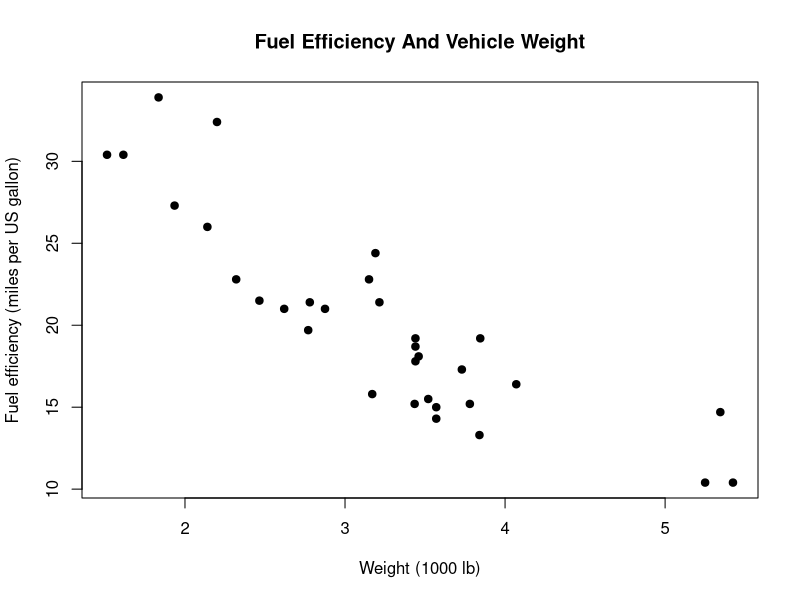
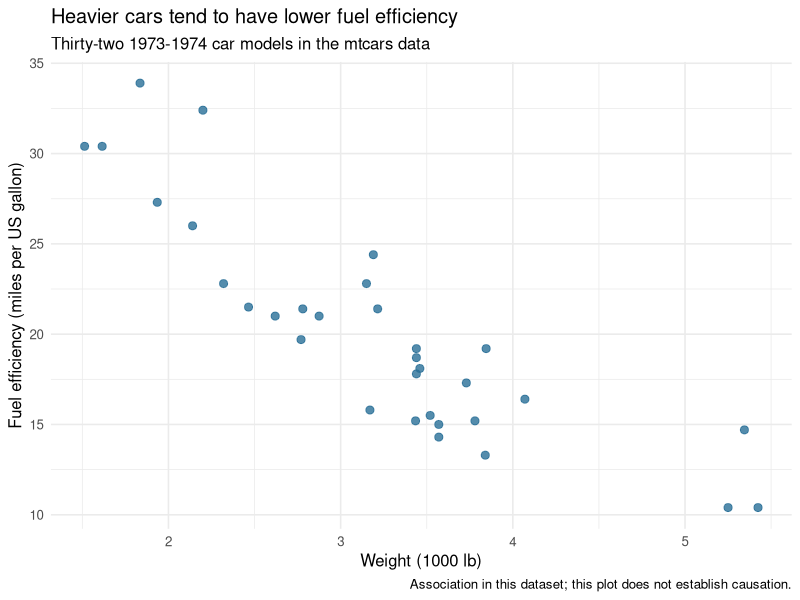
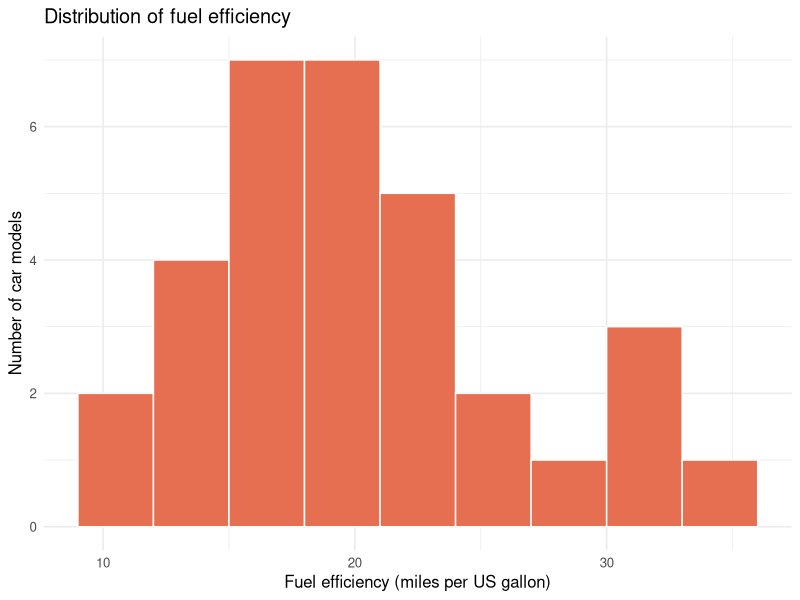
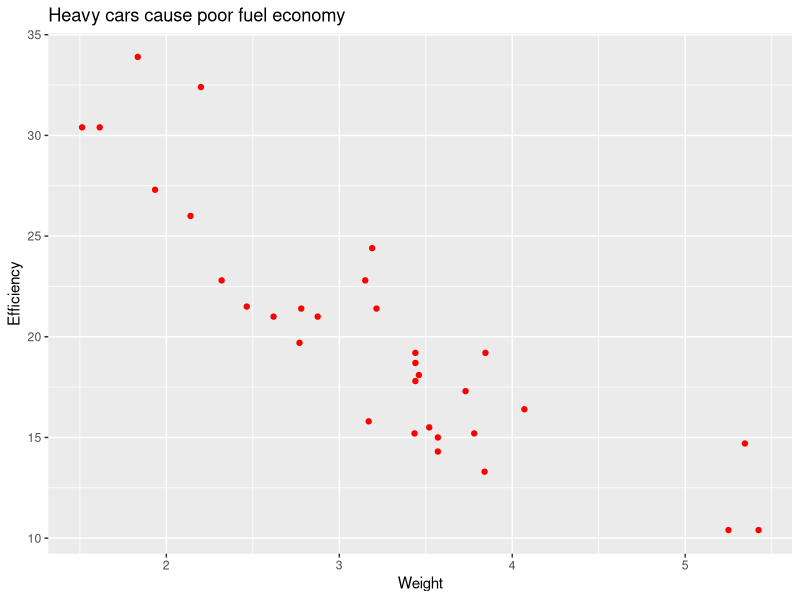

Reproduce these figures in R, in order.
## ---- chunk 1
#| label: w06-setup
required_paths <- c("week06-r-basics.R", "week06-ggplot-checks.R")
## ---- chunk 2
#| label: w06-author-paths
#| include: false
required_paths <- ifelse(startsWith(required_paths, "data/"), required_paths,
                         file.path("downloads", required_paths))
## ---- chunk 3
#| label: w06-setup-check
#| output: false
missing_paths <- required_paths[!file.exists(required_paths)]
if (length(missing_paths) == 0) {
  cat("Setup OK\n")
} else {
  cat("Missing from the current folder:\n", paste(missing_paths, collapse = "\n"), "\n", sep = "")
}
## ---- chunk 4
#| label: w06-reference-1
# MATH 346 - possible worked solution
# Compare only after attempting the starter; other correct implementations are possible.

# MATH 346 - Week 6
# First R objects, vectors, data frames, and explicit checks

cars <- mtcars
cars$car <- rownames(mtcars)
rownames(cars) <- NULL

cat("Object class:", class(cars), "\n")
cat("Rows:", nrow(cars), "Columns:", ncol(cars), "\n")
print(names(cars))

mpg <- cars$mpg
weight <- cars$wt

summary_values <- data.frame(
  quantity = c(
    "number of cars",
    "missing mpg values",
    "mean mpg",
    "median weight (1000 lb)"
  ),
  value = c(
    length(mpg),
    sum(is.na(mpg)),
    mean(mpg),
    median(weight)
  )
)

print(summary_values)

median_weight <- median(weight)
lighter <- weight <= median_weight
heavier <- weight > median_weight

mean_mpg_lighter <- mean(mpg[lighter])
mean_mpg_heavier <- mean(mpg[heavier])

comparison <- data.frame(
  group = c("at or below median weight", "above median weight"),
  n = c(sum(lighter), sum(heavier)),
  mean_mpg = c(mean_mpg_lighter, mean_mpg_heavier)
)

print(comparison)

stopifnot(
  nrow(cars) == 32,
  length(mpg) == nrow(cars),
  sum(is.na(mpg)) == 0,
  all(weight > 0),
  sum(lighter) + sum(heavier) == nrow(cars),
  mean_mpg_lighter > mean_mpg_heavier
)

plot(
  weight,
  mpg,
  pch = 19,
  xlab = "Weight (1000 lb)",
  ylab = "Fuel efficiency (miles per US gallon)",
  main = "Fuel Efficiency And Vehicle Weight"
)

cat("All Week 6 basic R checks passed.\n")
## ---- chunk 5
#| label: w06-reference-2
# MATH 346 - possible worked solution
# Compare only after attempting the starter; other correct implementations are possible.

# MATH 346 - Week 6
# A ggplot2 workflow with data, label, and interpretation checks

library(ggplot2)

cars <- mtcars
cars$car <- rownames(mtcars)
rownames(cars) <- NULL

scatter_plot <- ggplot(cars, aes(x = wt, y = mpg)) +
  geom_point(size = 2.4, alpha = 0.8, color = "#2A6F97") +
  labs(
    title = "Heavier cars tend to have lower fuel efficiency",
    subtitle = "Thirty-two 1973-1974 car models in the mtcars data",
    x = "Weight (1000 lb)",
    y = "Fuel efficiency (miles per US gallon)",
    caption = "Association in this dataset; this plot does not establish causation."
  ) +
  theme_minimal(base_size = 12)

histogram_plot <- ggplot(cars, aes(x = mpg)) +
  geom_histogram(
    binwidth = 3,
    boundary = 0,
    color = "white",
    fill = "#E76F51"
  ) +
  labs(
    title = "Distribution of fuel efficiency",
    x = "Fuel efficiency (miles per US gallon)",
    y = "Number of car models"
  ) +
  theme_minimal(base_size = 12)

scatter_data <- ggplot_build(scatter_plot)$data[[1]]
histogram_data <- ggplot_build(histogram_plot)$data[[1]]

stopifnot(
  nrow(scatter_data) == nrow(cars),
  sum(scatter_data$x == cars$wt) == nrow(cars),
  sum(scatter_data$y == cars$mpg) == nrow(cars),
  identical(scatter_plot$labels$x, "Weight (1000 lb)"),
  identical(
    scatter_plot$labels$y,
    "Fuel efficiency (miles per US gallon)"
  ),
  sum(histogram_data$count) == nrow(cars)
)

print(scatter_plot)
print(histogram_plot)

cat("Scatterplot rows checked:", nrow(scatter_data), "\n")
cat("Histogram observations counted:", sum(histogram_data$count), "\n")
cat("All Week 6 ggplot checks passed.\n")
## ---- chunk 6
#| label: w06-reference-ai
# MATH 346 - Week 6
# AI plot critique starter
#
# This plot runs, but its labels and conclusion are not yet defensible.

library(ggplot2)

generated_plot <- ggplot(mtcars, aes(x = wt, y = mpg)) +
  geom_point(color = "red") +
  labs(
    title = "Heavy cars cause poor fuel economy",
    x = "Weight",
    y = "Efficiency"
  )

print(generated_plot)

cat("Generated-code claim: heavy cars cause poor fuel economy.\n")

# Review questions:
# 1. What units are missing from the axes?
# 2. Does an observational scatterplot establish causation?
# 3. Which cars and years does mtcars describe?
# 4. Were missing values, row count, and variable ranges checked?
# 5. What caption would accurately describe only what the plot supports?
